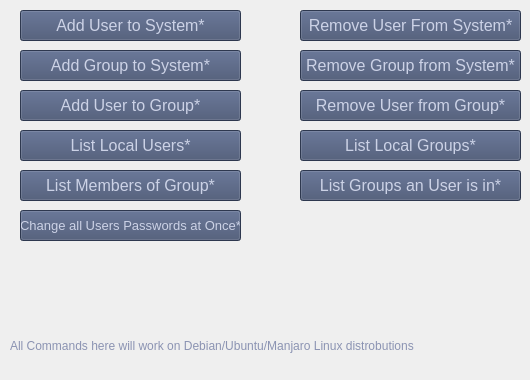
      <widget class="QWidget" name="linux_usrgruCOM">
       <attribute name="title">
        <string>User / Group Settings</string>
       </attribute>
       <widget class="QPushButton" name="lsmemgru_4">
        <property name="geometry">
         <rect>
          <x>20</x>
          <y>170</y>
          <width>221</width>
          <height>31</height>
         </rect>
        </property>
        <property name="font">
         <font>
          <pointsize>12</pointsize>
         </font>
        </property>
        <property name="styleSheet">
         <string notr="true">background-color: #414E6E;color: #CCD2E6;</string>
        </property>
        <property name="text">
         <string>List Members of Group*</string>
        </property>
       </widget>
       <widget class="QPushButton" name="chngusrpas_4">
        <property name="geometry">
         <rect>
          <x>20</x>
          <y>210</y>
          <width>221</width>
          <height>31</height>
         </rect>
        </property>
        <property name="font">
         <font>
          <pointsize>10</pointsize>
         </font>
        </property>
        <property name="styleSheet">
         <string notr="true">background-color: #414E6E;color: #CCD2E6;</string>
        </property>
        <property name="text">
         <string>Change all Users Passwords at Once*</string>
        </property>
       </widget>
       <widget class="QPushButton" name="rmvusrfrosys_4">
        <property name="geometry">
         <rect>
          <x>300</x>
          <y>10</y>
          <width>221</width>
          <height>31</height>
         </rect>
        </property>
        <property name="font">
         <font>
          <pointsize>12</pointsize>
         </font>
        </property>
        <property name="styleSheet">
         <string notr="true">background-color: #414E6E;color: #CCD2E6;</string>
        </property>
        <property name="text">
         <string>Remove User From System*</string>
        </property>
       </widget>
       <widget class="QPushButton" name="adusrtosys_4">
        <property name="geometry">
         <rect>
          <x>20</x>
          <y>10</y>
          <width>221</width>
          <height>31</height>
         </rect>
        </property>
        <property name="font">
         <font>
          <pointsize>12</pointsize>
         </font>
        </property>
        <property name="acceptDrops">
         <bool>false</bool>
        </property>
        <property name="styleSheet">
         <string notr="true">background-color: #414E6E;color: #CCD2E6;</string>
        </property>
        <property name="text">
         <string>Add User to System*</string>
        </property>
       </widget>
       <widget class="QPushButton" name="rmvusrfrogru_4">
        <property name="geometry">
         <rect>
          <x>300</x>
          <y>90</y>
          <width>221</width>
          <height>31</height>
         </rect>
        </property>
        <property name="font">
         <font>
          <pointsize>12</pointsize>
         </font>
        </property>
        <property name="styleSheet">
         <string notr="true">background-color: #414E6E;color: #CCD2E6;</string>
        </property>
        <property name="text">
         <string>Remove User from Group*</string>
        </property>
       </widget>
       <widget class="QPushButton" name="adgrutosys_4">
        <property name="geometry">
         <rect>
          <x>20</x>
          <y>50</y>
          <width>221</width>
          <height>31</height>
         </rect>
        </property>
        <property name="font">
         <font>
          <pointsize>12</pointsize>
         </font>
        </property>
        <property name="styleSheet">
         <string notr="true">background-color: #414E6E;color: #CCD2E6;</string>
        </property>
        <property name="text">
         <string>Add Group to System*</string>
        </property>
       </widget>
       <widget class="QPushButton" name="lslocausr_4">
        <property name="geometry">
         <rect>
          <x>20</x>
          <y>130</y>
          <width>221</width>
          <height>31</height>
         </rect>
        </property>
        <property name="font">
         <font>
          <pointsize>12</pointsize>
         </font>
        </property>
        <property name="styleSheet">
         <string notr="true">background-color: #414E6E;color: #CCD2E6;</string>
        </property>
        <property name="text">
         <string>List Local Users*</string>
        </property>
       </widget>
       <widget class="QPushButton" name="rmvgrufrosys_4">
        <property name="geometry">
         <rect>
          <x>300</x>
          <y>50</y>
          <width>221</width>
          <height>31</height>
         </rect>
        </property>
        <property name="font">
         <font>
          <pointsize>12</pointsize>
         </font>
        </property>
        <property name="styleSheet">
         <string notr="true">background-color: #414E6E;color: #CCD2E6;</string>
        </property>
        <property name="text">
         <string>Remove Group from System*</string>
        </property>
       </widget>
       <widget class="QPushButton" name="lslocagru_4">
        <property name="geometry">
         <rect>
          <x>300</x>
          <y>130</y>
          <width>221</width>
          <height>31</height>
         </rect>
        </property>
        <property name="font">
         <font>
          <pointsize>12</pointsize>
         </font>
        </property>
        <property name="styleSheet">
         <string notr="true">background-color: #414E6E;color: #CCD2E6;</string>
        </property>
        <property name="text">
         <string>List Local Groups*</string>
        </property>
       </widget>
       <widget class="QPushButton" name="lsgruusrin_4">
        <property name="geometry">
         <rect>
          <x>300</x>
          <y>170</y>
          <width>221</width>
          <height>31</height>
         </rect>
        </property>
        <property name="font">
         <font>
          <pointsize>12</pointsize>
         </font>
        </property>
        <property name="styleSheet">
         <string notr="true">background-color: #414E6E;color: #CCD2E6;</string>
        </property>
        <property name="text">
         <string>List Groups an User is in*</string>
        </property>
       </widget>
       <widget class="QPushButton" name="adusrtogru_4">
        <property name="geometry">
         <rect>
          <x>20</x>
          <y>90</y>
          <width>221</width>
          <height>31</height>
         </rect>
        </property>
        <property name="font">
         <font>
          <pointsize>12</pointsize>
         </font>
        </property>
        <property name="styleSheet">
         <string notr="true">background-color: #414E6E;color: #CCD2E6;</string>
        </property>
        <property name="text">
         <string>Add User to Group*</string>
        </property>
       </widget>
       <widget class="QLabel" name="label_16">
        <property name="geometry">
         <rect>
          <x>10</x>
          <y>320</y>
          <width>511</width>
          <height>51</height>
         </rect>
        </property>
        <property name="styleSheet">
         <string notr="true">color: #8B93B2;</string>
        </property>
        <property name="text">
         <string>All Commands here will work on Debian/Ubuntu/Manjaro Linux distrobutions</string>
        </property>
        <property name="wordWrap">
         <bool>true</bool>
        </property>
       </widget>
      </widget>
